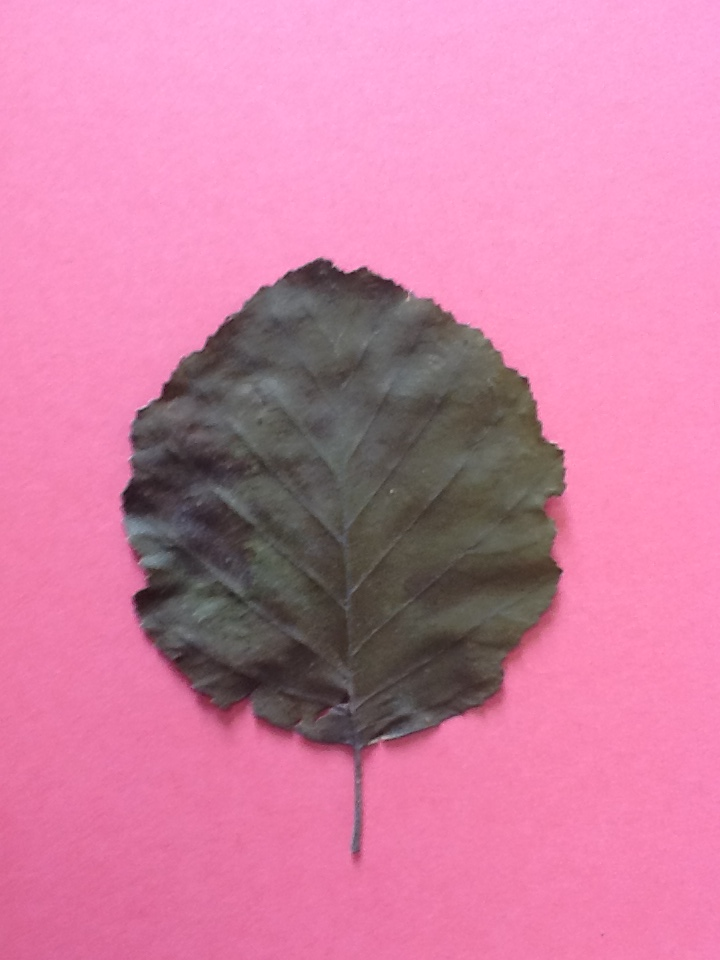
#> input picture test/Alnus.JPG, 720 x 960 px
$ python main.py test/Alnus.JPG   (older library calls are emulated)
#> lines starting #> are read from the running program, lines starting #| are printed output that depends on the picture
#> further down, img is the input picture: shape (960, 720, 3); mean B, G, R 162.2, 126.8, 208.7
__author__ = 'lukas.bitter'
# !/usr/bin/env python
# -*- coding: utf-8 -*-
import cv2
import numpy as np
import sys
from matplotlib import pyplot as plt


numHarrisCorner = 1
numSIFT = 2
numSURF = 3
numORB = 4

# find Harris corners
def harrisCorner(img, gray):
    gray = np.float32(gray)
    dst = cv2.cornerHarris(gray,2,3,0.04)
    dst = cv2.dilate(dst,None)
    ret, dst = cv2.threshold(dst,0.01*dst.max(),255,0)
    dst = np.uint8(dst)
    #cv2.imshow('dst',img)
    if cv2.waitKey(0) & 0xff == 27:
        cv2.destroyAllWindows()

def findSift(img):
    gray= cv2.cvtColor(img,cv2.COLOR_BGR2GRAY)

    sift = cv2.xfeatures2d.SIFT()
    kp = sift.detect(gray,None)
    img=cv2.drawKeypoints(gray,kp)
    cv2.imwrite('sift_keypoints.jpg',img)

def nothing(x):
    pass

def loop(img):
    src = img.copy()

    # create switch for ON/OFF harris functionality
    selFeature = 'Feature selection' #'0 : OFF \n1 : HARRIS \n2 : SIFT'
    paramFeature = 'Feature parameter'
    cv2.createTrackbar(selFeature, 'Image',0,5,nothing)
    cv2.createTrackbar(paramFeature, 'Image',0,30,nothing)
    msg = 'Original Image'


    #grayscale image
    gray = cv2.cvtColor(img,cv2.COLOR_BGR2GRAY)
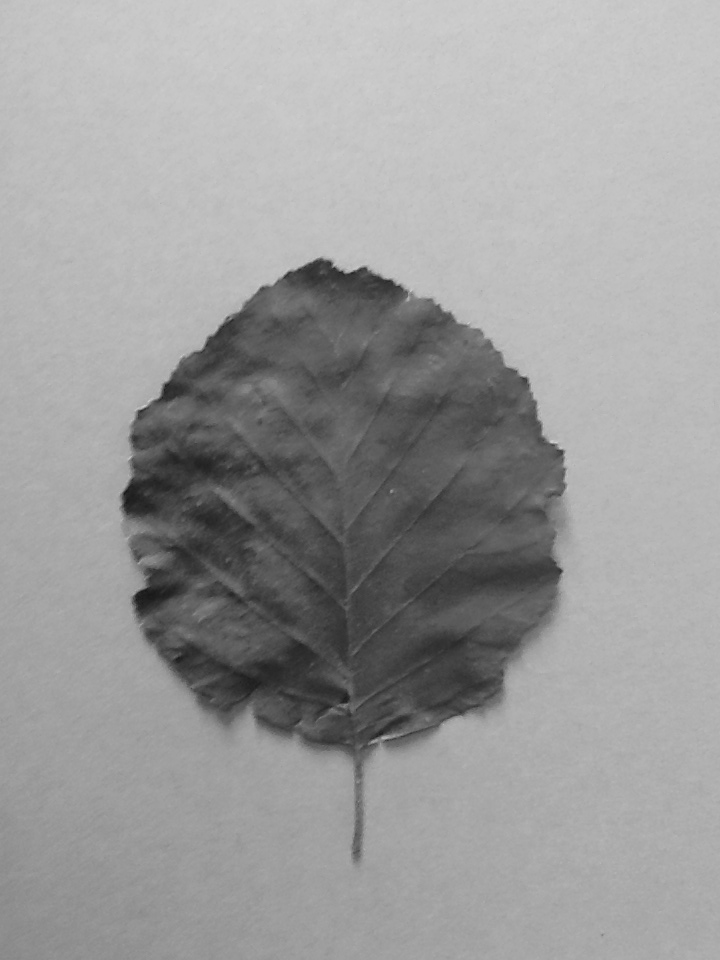
#> gray: shape (960, 720); min 20, max 210, mean 155.3
    gray = np.float32(gray)
    param = None

    while(1):
        cv2.imshow('Image',img)
        k = cv2.waitKey(1) & 0xFF
#> (key Esc is pressed here)

        if k == 27:
            break

        # get current positions of  trackbars
        feature = cv2.getTrackbarPos(selFeature,'Image')
        newParam = cv2.getTrackbarPos(paramFeature,'Image')

        if newParam != param:
            param = newParam
            current = None

        if feature == 0:
            current = None
            img = src.copy()

        elif (feature == numHarrisCorner and not current == numHarrisCorner):
            current = numHarrisCorner
            img = src.copy()

            harrisParam = 31 if 2*param-1 > 30 else 2*param-1
            print('para: ', param, ' / harrisParam: ', harrisParam)

            dst = cv2.cornerHarris(gray,2,harrisParam,0.04)

            #result is dilated for marking the corners, not important
            dst = cv2.dilate(dst,None)

            # Threshold for an optimal value, it may vary depending on the image.
            img[dst>0.01*dst.max()]=[0,0,255]


        elif (feature == numSIFT and not current == numSIFT):
            current = numSIFT
            img = src.copy()

            gray= cv2.cvtColor(img,cv2.COLOR_BGR2GRAY)
            sift = cv2.SIFT(param*20)
            kp = sift.detect(gray,None)

            img=cv2.drawKeypoints(gray,kp, flags=cv2.DRAW_MATCHES_FLAGS_DRAW_RICH_KEYPOINTS)

        elif (feature == numSURF and not current == numSURF):
            current = numSURF
            img = src.copy()

            gray= cv2.cvtColor(img,cv2.COLOR_BGR2GRAY)
            surf = cv2.SURF(param*20)
            kp = surf.detect(gray,None)

            img=cv2.drawKeypoints(gray,kp, flags=cv2.DRAW_MATCHES_FLAGS_DRAW_RICH_KEYPOINTS)


        elif (feature == numORB and not current == numORB):
            current = numORB
            img = src.copy()

            # Initiate STAR detector
            orb = cv2.ORB(param*20)

            # find the keypoints with ORB
            kp = orb.detect(img,None)

            # compute the descriptors with ORB
            kp, des = orb.compute(img, kp)

            # draw only keypoints location,not size and orientation
            img = cv2.drawKeypoints(img,kp,color=(0,255,0), flags=0)


if __name__ == '__main__':
    img = cv2.imread(sys.argv[1])
    cv2.namedWindow('Image')

    loop(img)

    cv2.destroyAllWindows()

$ run again, on test/Salix.JPG
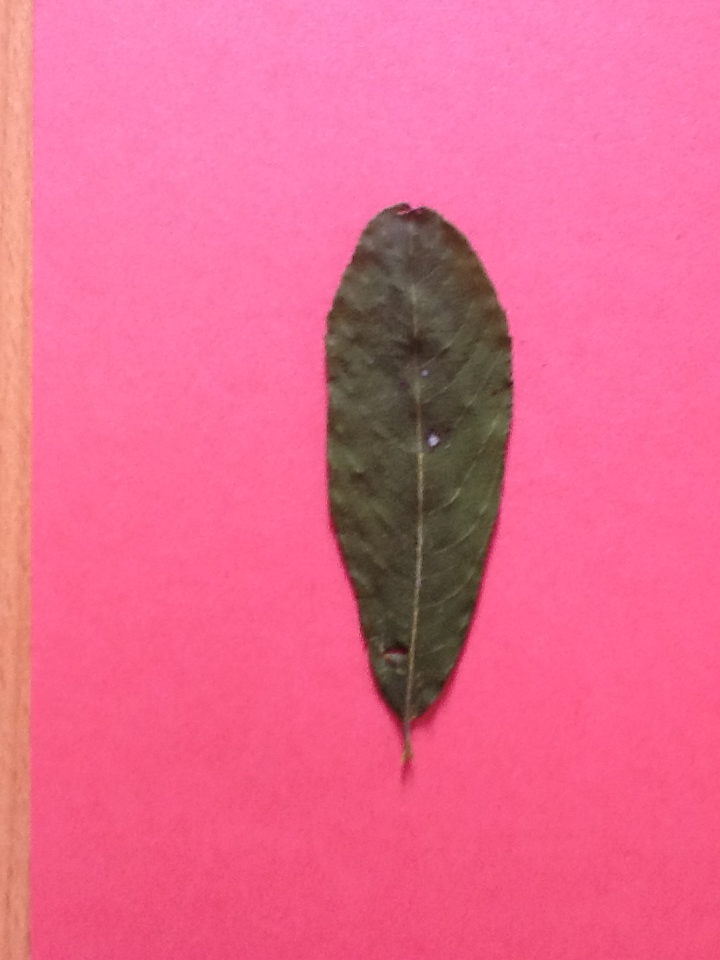
#> input picture test/Salix.JPG, 720 x 960 px
#> img is the input picture: shape (960, 720, 3); mean B, G, R 142.8, 104.5, 233.1
#> in loop, `gray = cv2.cvtColor(img,cv2.COLOR_BGR2GRAY)`:
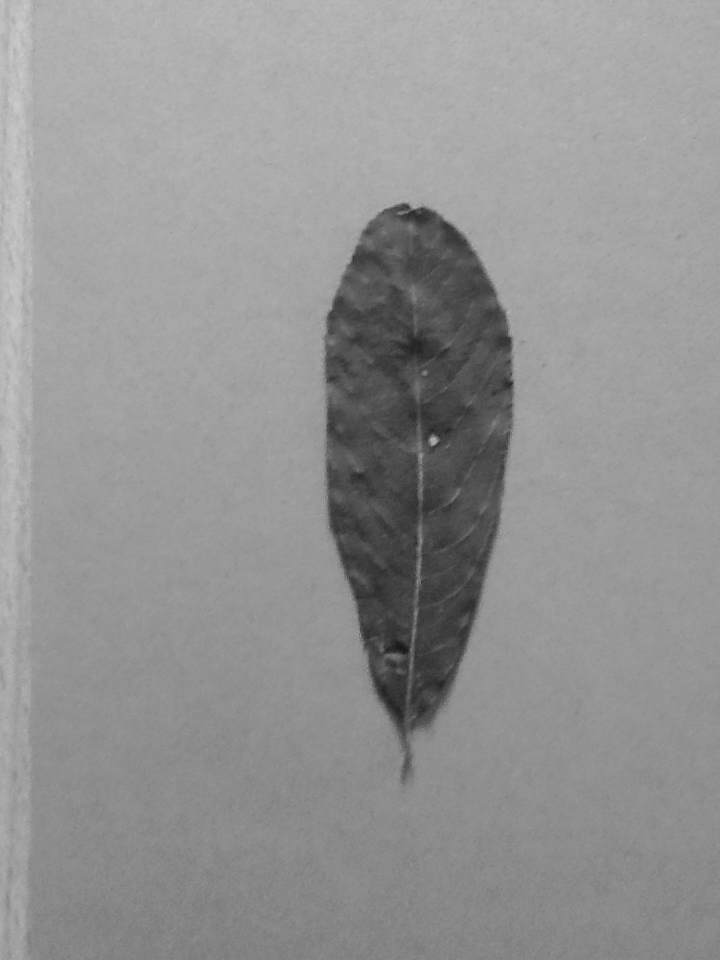
#> gray: shape (960, 720); min 21, max 204, mean 147.3

$ run again, on test/suber.JPG
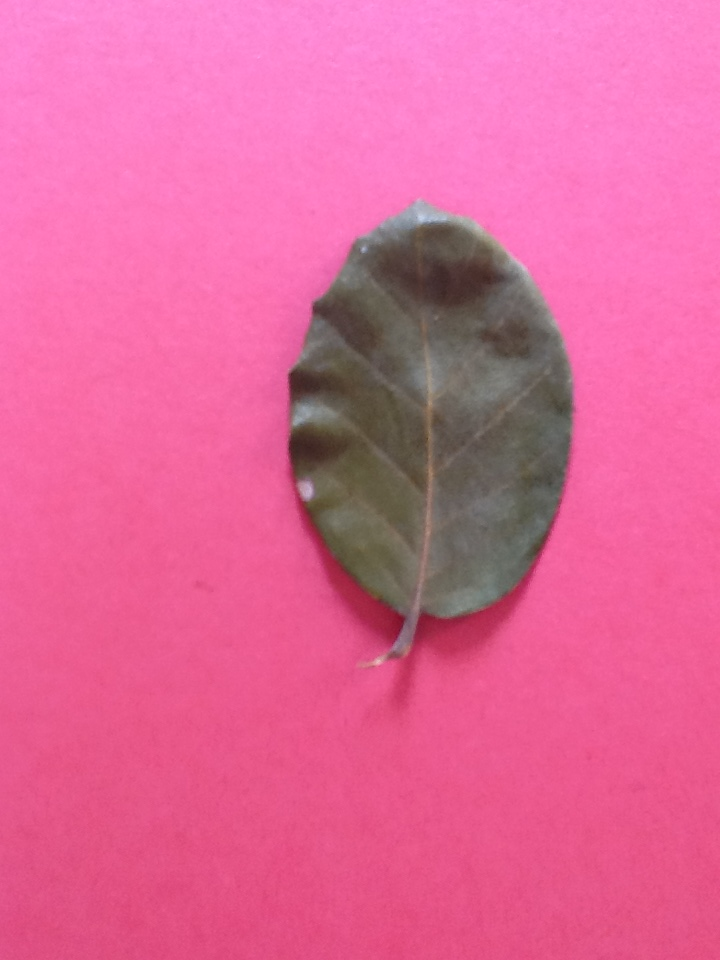
#> input picture test/suber.JPG, 720 x 960 px
#> img is the input picture: shape (960, 720, 3); mean B, G, R 153.2, 102.6, 223.9
#> in loop, `gray = cv2.cvtColor(img,cv2.COLOR_BGR2GRAY)`:
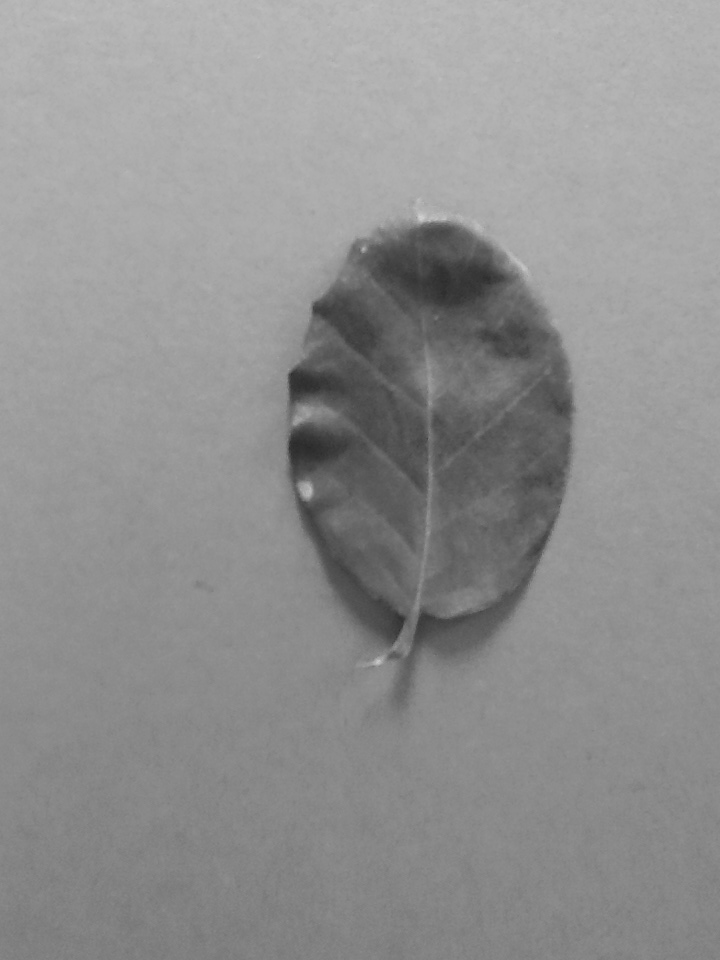
#> gray: shape (960, 720); min 40, max 209, mean 144.6
